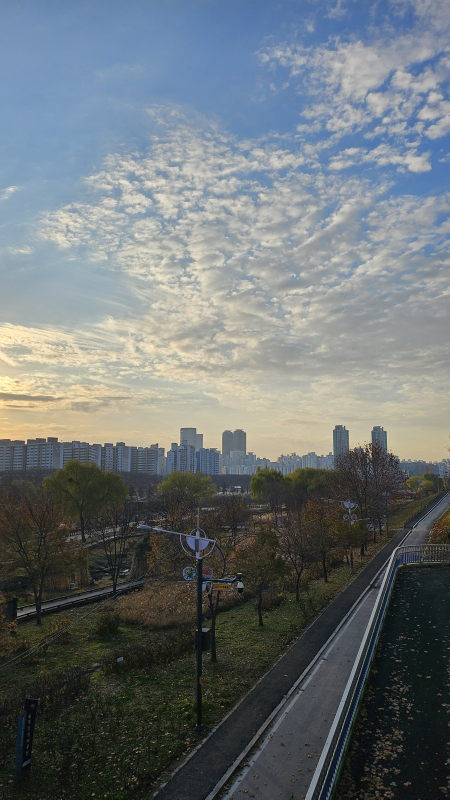
#> input picture running-story/9안_재즈슬리브/img/photo1.jpg, 900 x 1599 px (shown at 1/2 size)
$ python duotone.py ../img/photo1.jpg ../img/photo2.jpg ../img/photo2.jpg ../img/photo2.jpg ../img/photo2.jpg 5
#> lines starting #> are read from the running program, lines starting #| are printed output that depends on the picture
# duotone photo strips for 9안: python3 -I duotone.py <photo> <out.png> <dark> <mid> <light> [w h]
import sys
from PIL import Image,ImageOps
import numpy as np
src,dst,c0,c1,c2=sys.argv[1:6];w,h=(int(sys.argv[6]),int(sys.argv[7])) if len(sys.argv)>7 else (330,640)
im=ImageOps.fit(ImageOps.exif_transpose(Image.open(src)).convert('RGB'),(w,h),Image.LANCZOS)
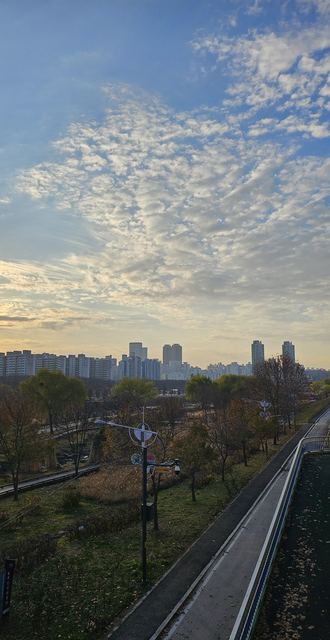
#> im: PIL image 330x640 RGB; mean R, G, B 107.4, 114.2, 116.8
a=np.asarray(im).astype(np.float32)/255;l=np.clip(((a*[.3,.59,.11]).sum(2)-.08)/.84,0,1)
#> after `l = np.clip(((a * [0.3, 0.59, 0.11]).sum(2) - 0.08) / 0.84, 0, 1)`:
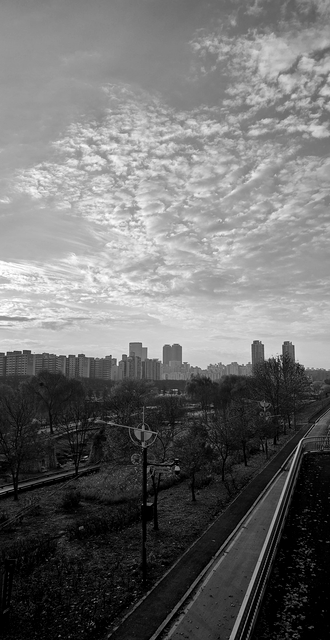
#> l: shape (640, 330) float64; min 0, max 1, mean 0.431
#> (the run stopped early here; a loop or call above may not have finished)

$ run again, on running-story/9안_재즈슬리브/img/photo3.jpg
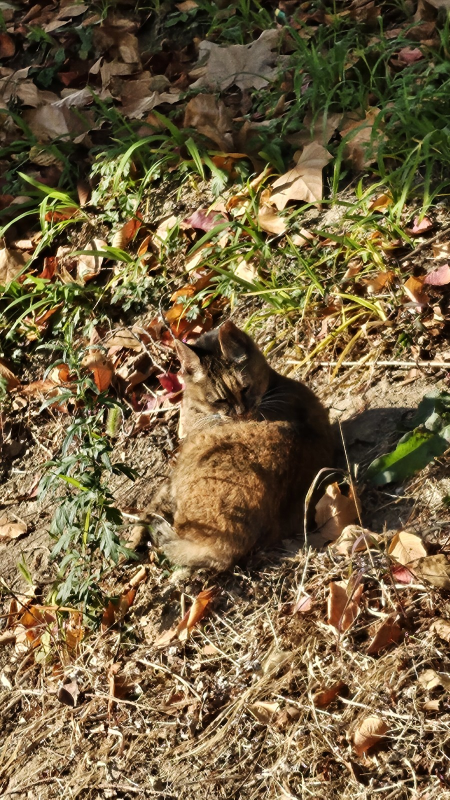
#> input picture running-story/9안_재즈슬리브/img/photo3.jpg, 900 x 1599 px (shown at 1/2 size)
#> `im=ImageOps.fit(ImageOps.exif_transpose(Image.open(src)).convert('RGB'..`:
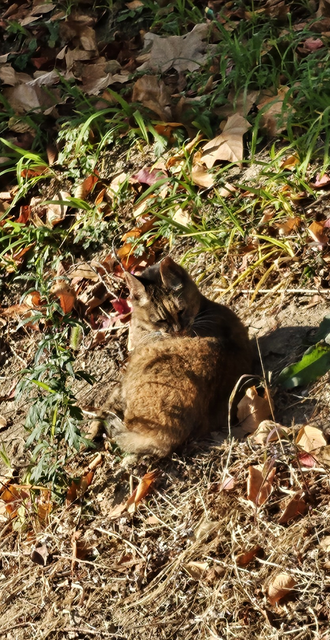
#> im: PIL image 330x640 RGB; mean R, G, B 116.1, 98.1, 65.6
#> `l = np.clip(((a * [0.3, 0.59, 0.11]).sum(2) - 0.08) / 0.84, 0, 1)`:
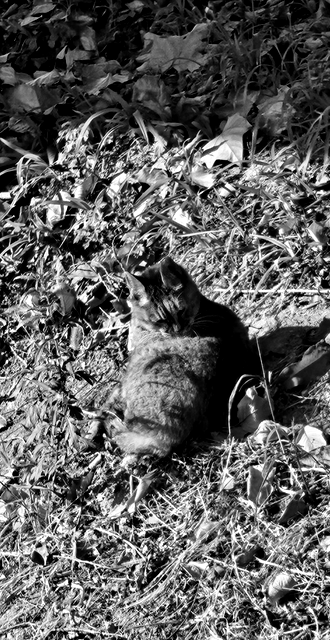
#> l: shape (640, 330) float64; min 0, max 1, mean 0.373

$ run again, on running-story/9안_재즈슬리브/img/duo2.png
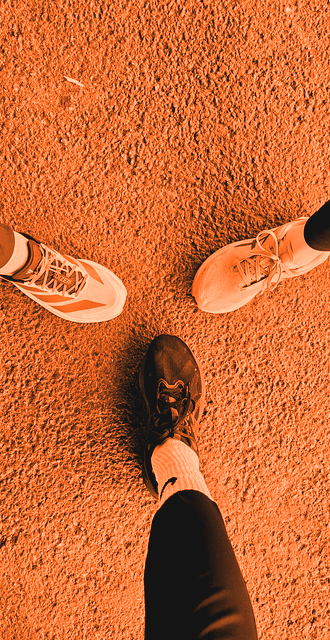
#> input picture running-story/9안_재즈슬리브/img/duo2.png, 330 x 640 px
#> im is the input picture: PIL image 330x640 RGB; mean R, G, B 203.3, 104.7, 53
#> `l = np.clip(((a * [0.3, 0.59, 0.11]).sum(2) - 0.08) / 0.84, 0, 1)`:
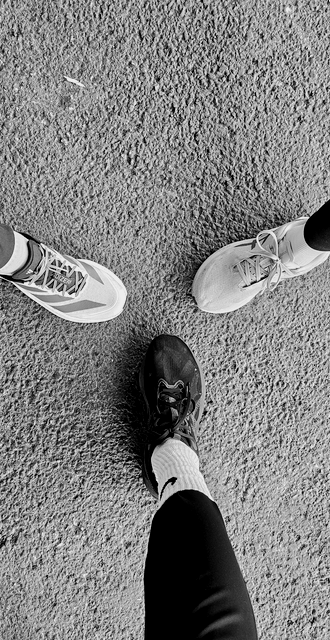
#> l: shape (640, 330) float64; min 0, max 0.933, mean 0.505
